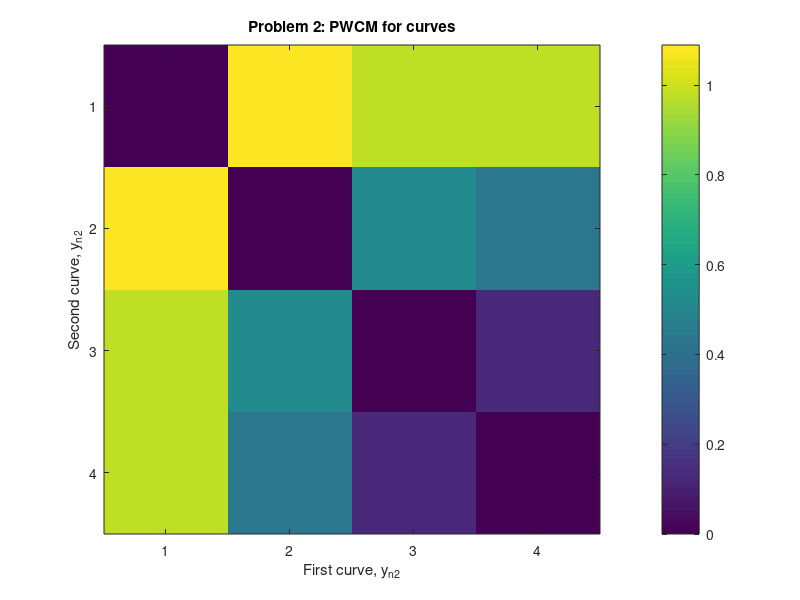
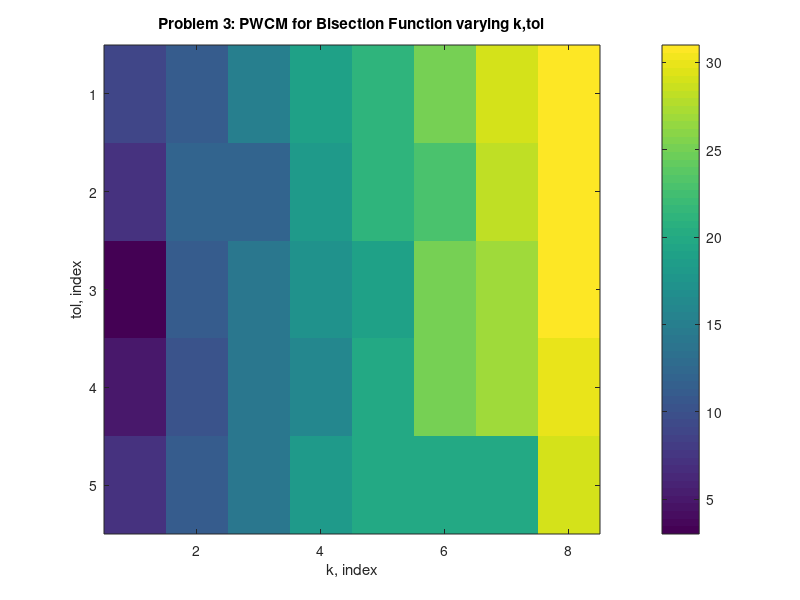
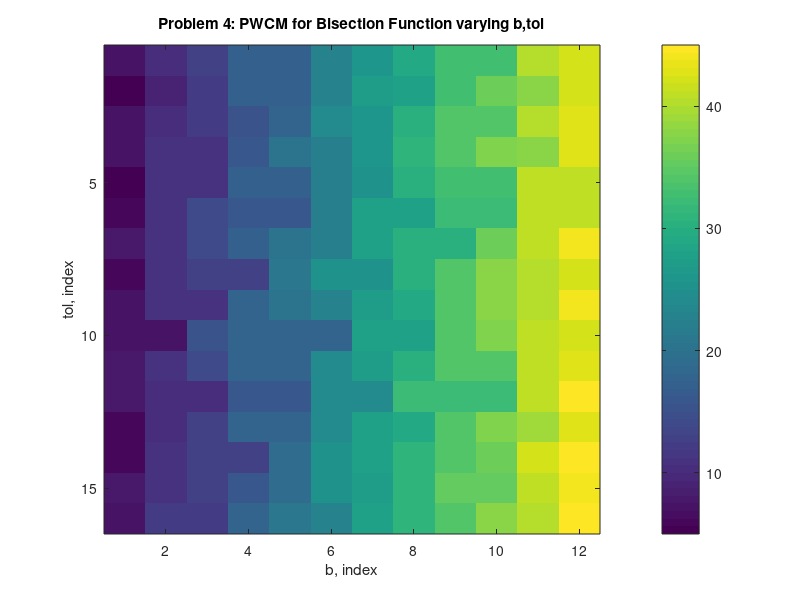

MATLAB code to generate these figures, in order:
% Pierce Zhang, CMOR220, FALL 2023, Compentency nested loop and data
% comparison
% competency_nested_loops_data_comp.m
% Answers to nested loop and data comparison competency
% Last modified: October 21, 2023

% Driver to answer the questions
function competency_nested_loops_data_comp
    % Problem 1
    M = cone_matrix()

    clear;

    % Problem 2
    xs = -5:0.01:5;
    data = zeros(2, length(xs), 4);
    data(:,:,1) = Preprocess([xs;7.*sin(xs)]); %y1
    data(:,:,2) = Preprocess([xs;0.5.*exp(xs - 2)]); %y2
    data(:,:,3) = Preprocess([xs;4.*sqrt(xs + 5)]); %y3
    data(:,:,4) = Preprocess([xs;0.5 .* log(xs+6)]); %y4

    PWCM = zeros(4,4);
    for n1=1:4
        for n2=1:4
            PWCM(n1,n2)=DistanceCalc(data(:,:,n1),data(:,:,n2));
        end
    end
    figure();
    imagesc(PWCM); hold on;
    xlabel("First curve, y_{n2}"); ylabel("Second curve, y_{n2}");
    title("Problem 2: PWCM for curves");
    colorbar;
    
    clear;

    % Problem 3
    k = 5:5:25;
    tol = 10.^-(1:8);

    PWCM = zeros(length(k),length(tol));
    for k_i = 1:length(k)
        for tol_i = 1:length(tol)
            [~,PWCM(k_i,tol_i)] = Bisection(0,50,k(k_i),tol(tol_i));
        end
    end
    figure();
    imagesc(PWCM); hold on;
    xlabel("k, index"); ylabel("tol, index");
    title("Problem 3: PWCM for Bisection Function varying k,tol");
    colorbar;

    clear;

    % Problem 4
    b = 20:2:50;
    tol = 10.^-(1:12);

    PWCM = zeros(length(b),length(tol));
    for b_i = 1:length(b)
        for tol_i = 1:length(tol)
            [~,PWCM(b_i,tol_i)] = Bisection(0,b(b_i),10,tol(tol_i));
        end
    end
    figure();
    imagesc(PWCM); hold on;
    xlabel("b, index"); ylabel("tol, index");
    title("Problem 4: PWCM for Bisection Function varying b,tol");
    colorbar;
end

% Inputs: a, start interval, b, end interval, k, inverse multiplier for the
% leading term in the sample function, tol, tolerance
% Outputs: x, root value estimations, iter, number of iterations
function [x,iter]=Bisection(a,b,k,tol)
    % Function to execute the bisection method according to the
    % specification of problem 3.
    Eq=@(x,k) -(1/k)*x^2+x+10;
    x=(a+b)/2;
    iter=0;
    while abs(Eq(x,k))>tol
        if Eq(a,k)*Eq(x,k)>0
            a=x;
        else
            b=x;
        end
        x=(a+b)/2;
        iter=iter+1;
    end
end

% Inputs: C, vector of points to center and norm in preprocess
% Outputs: pC, preprocessed C
function [pC]=Preprocess(C)
    % Implements preprocessing for accurate and meaningful distance
    % measurement of curves. From RLA session.
    [M]=mean(C,2);
    centerC=C-M;
    pC=centerC/norm(centerC,'fro');
end

% Inputs: Cv1, vector of first curve, Cv2, vector of second curve
% Outputs: D, distance between the curves as specified in doc
function [D]=DistanceCalc(Cv1,Cv2)
    % Implements rotation elimination and distance calculation for
    % measurement of curves. From RLA session.
    A=Cv1*Cv2';
    [U,~,V]=svd(A);
    if det(U*V')>0
        D=norm(Cv1-(U*V')*Cv2,'fro');
    else
        D=norm(Cv1-(U*[1 0; 0 -1]*V')*Cv2,'fro');
    end
end

% Inputs: none
% Outputs: M, 3D matrix containing cone volume for specified ranges of
% a,b,h values.
function [M] = cone_matrix()
    M = zeros(4,4,4); a = 1:4; b = 5:8; h = 9:12;
    for a_i = 1:4
        for b_i = 1:4
            for h_i = 1:4
                M(a_i,b_i,h_i) = a(a_i)*b(b_i)*h(h_i)*pi/3;
            end
        end
    end
end